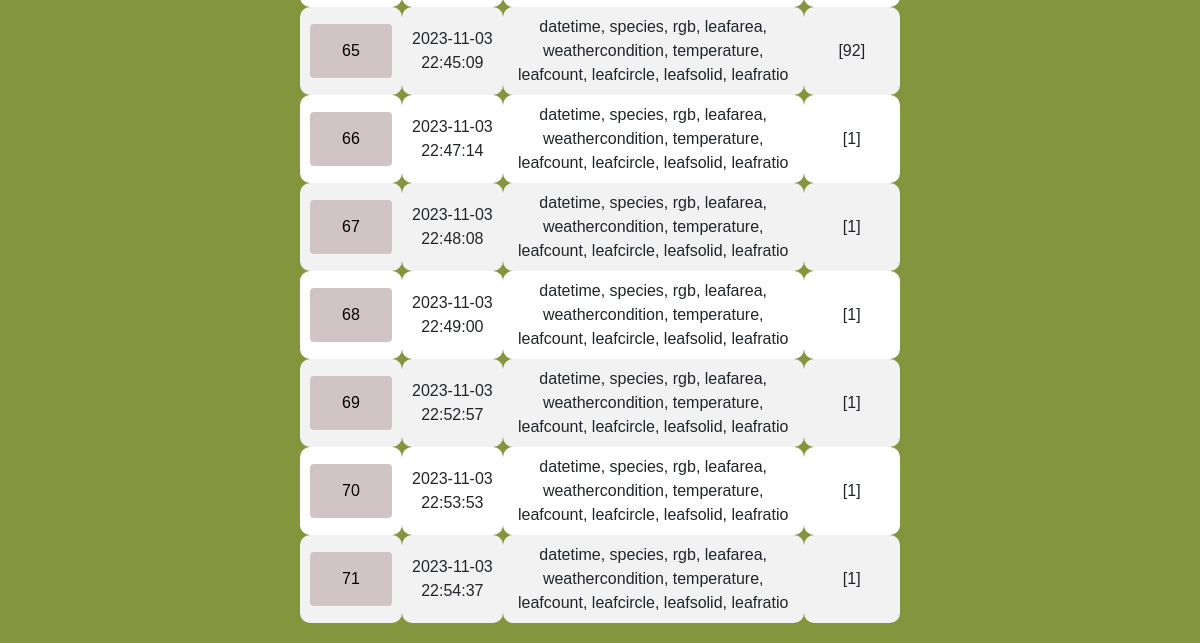
The app's page /art-entries (lower part), older data.
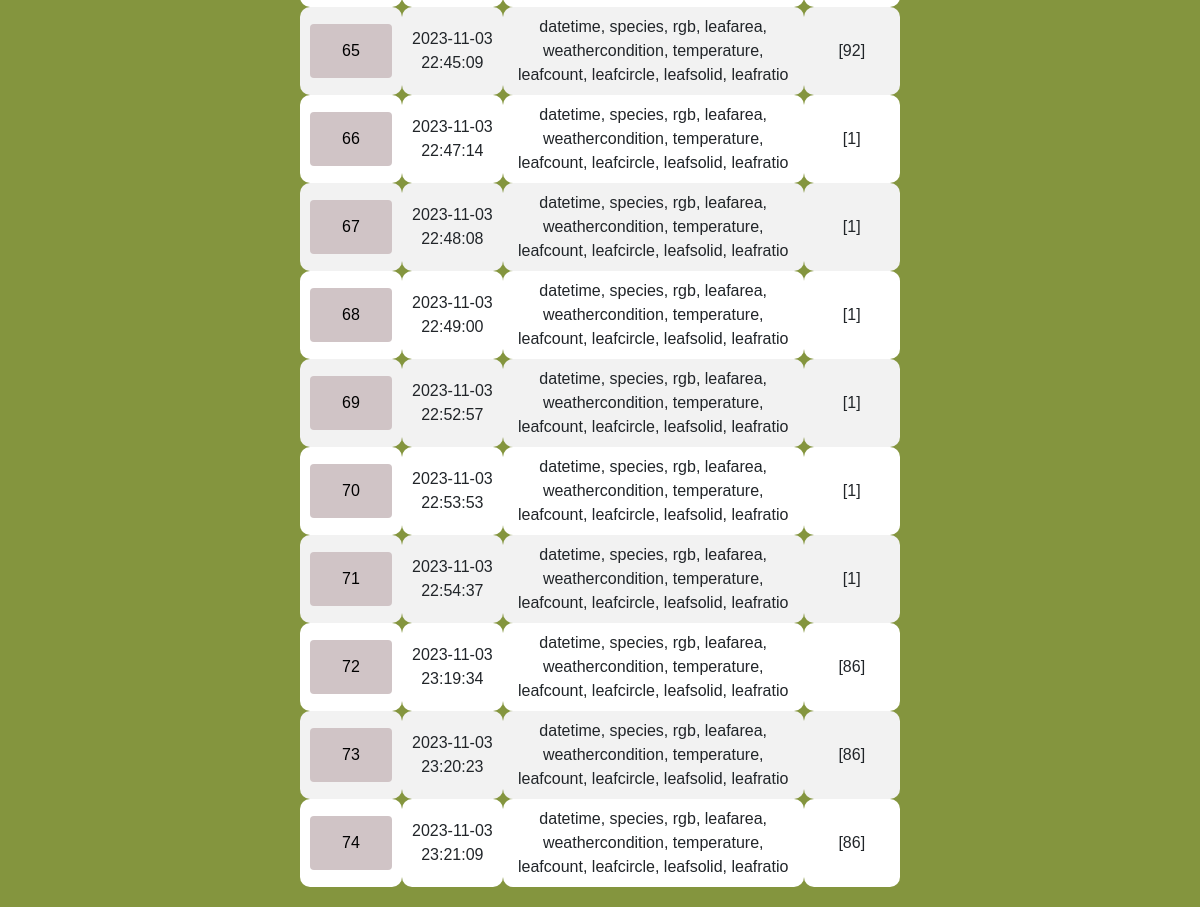
The same page, newer data.
### tables this page shows
CREATE TABLE aiArt (
        artID INTEGER PRIMARY KEY AUTOINCREMENT,
        artPrompt TEXT,
        artFilePath TEXT,
        artDate datetime,
				artDataTypes TEXT
, artPosPrompt TEXT, artNegPrompt TEXT, seed BIGINT);

### app.py (the view, shortened to what this page needs)
@app.route("/art-entries", methods=["GET", "POST"])
def artEntries():
    entries = database.get_all("aiArt")
    pEntries = [] # pEntries is the plant report entry id (the row id of Report)
    for entry in entries:
        entryRow = database.get_art_entry_row_data(entry[0])
        t = []
        for e in entryRow:
          t.append(e[1])
        pEntries.append(t)
    return render_template(
        "art-entries.html",
        title="Art Entries",
        entries=entries,
        pEntries=pEntries,
        initial_view = 1
    )

### database_interface.py (called while the page is built)
    def get_all(self, table):
        connection = sqlite3.connect("database.db")
        cursor = connection.cursor()
        sql = "SELECT * FROM " + table
        cursor.execute(sql)
        data = cursor.fetchall()
        connection.close()
        if data is not None:
            return data
        return False

    def get_art_entry_row_data(self, artID):
        connection = sqlite3.connect("database.db")
        cursor = connection.cursor()
        sql = "SELECT * FROM aiart_to_entry ate, plantEntries pe WHERE pe.entryID = ate.entryID AND artID = ?"
        cursor.execute(sql, (artID,))
        data = cursor.fetchall()
        connection.close()
        return data

### templates/art-entries.html (shortened to what this page needs)
{% extends 'layout.html' %} {% block content %}
<head>
  <link rel="stylesheet" href="https://cdnjs.cloudflare.com/ajax/libs/toastr.js/latest/toastr.min.css" />
</head>
<body>
  <main>
    {% if view_art %}
    <form class="row gx-3 gy-2 align-items-center" name="form1" method="post">
      <table>
        <tr>
          <th>ID</th>
          <th>Date Created</th>
          <th>Full Prompt</th>
          <th>Positive Prompt</th>
          <th>Negative Prompt</th>
          <th>Data Types</th>
          <th>Plant Report Entry ID</th>
          <th>Image seed</th>
          <th>Image</th>
        </tr>
        <tr>
          <td>{{ view_art }}</td>
          <td>{{ entries[3] }}</td>
          <td>{{ entries[1] }}</td>
          <td>{{ entries[5] }}</td>
          <td>{{ entries[6] }}</td>
          <td>{{ entries[4] }}</td>
          <td>{{ pEntries }}</td>
          <td>{{ entries[7] }}</td>
          <td><img src="{{ entries[2] }}"></td>
        </tr>
      </table>
      {% else %}
      <form class="row gx-3 gy-2 align-items-center" name="arts" method="POST">
        <table>
          {% set i = namespace(value=0) %} {% for entry in entries %}
          <tr>
            <td>
              <form class="col-auto text-center" method="post">
                <button name="art_id" value="{{entry[0]}}" type="submit" class="btn btn-primary">
                  {{ entry[0] }}
                </button>
              </form>
            </td>
            <td>{{ entry[3] }}</td>
            <td>{{ entry[4] }}</td>
            <td>{{ pEntries[i.value] }}</td>
          </tr>
          {% set i.value = i.value + 1 %} {% endfor %}
        </table>
      </form>
      {% endif %}
  </main>
</body>
{% endblock content %}

### templates/layout.html (shortened to what this page needs)
<!DOCTYPE html>
<html lang="en" xmlns="http://www.w3.org/1999/xhtml">
<head>
    <link href="https://cdn.jsdelivr.net/npm/bootstrap@5.1.0/dist/css/bootstrap.min.css" rel="stylesheet"
>
    <link rel="stylesheet" href="https://cdn.jsdelivr.net/npm/bootstrap-icons@1.3.0/font/bootstrap-icons.css">
    <link rel="stylesheet" href="{{url_for('static', filename='custom-style.css')}}">
    <link rel="stylesheet" href="https://cdnjs.cloudflare.com/ajax/libs/toastr.js/latest/toastr.min.css" />
</head>
<body>
    {%block content%}{%endblock content%}
</body>
</html>

### static/custom-style.css (style rules this page uses)
main { margin: auto; margin-top: 20px; }
body { background: #84953E; height: 100vh; justify-content: center; align-items: center; }

### templates/art-entries.html (style rules this page uses)
table { font-family: Arial, Helvetica, sans-serif; border-collapse: collapse; margin-left: auto; margin-right: auto; width: 80%; margin-bottom: 20px; }
tr:nth-child(even) { background-color: #f2f2f2; }
tr:nth-child(odd) { background-color: #ffffff; }
.row { margin-left: auto; margin-right: auto; width: 50%; margin-bottom: 20px; align-self: center; justify-self: auto; display: inline-flexbox; }

Row changes from the older to the newer data that the page shows:
added aiArt: artID "72", artDate "2023-11-03 23:19:34", artDataTypes "datetime, species, rgb, leafarea, weathercondition, temperature, leafcount, leafcircle, leafsolid, leafratio", pEntries "[86]"
added aiArt: artID "73", artDate "2023-11-03 23:20:23", artDataTypes "datetime, species, rgb, leafarea, weathercondition, temperature, leafcount, leafcircle, leafsolid, leafratio", pEntries "[86]"
added aiArt: artID "74", artDate "2023-11-03 23:21:09", artDataTypes "datetime, species, rgb, leafarea, weathercondition, temperature, leafcount, leafcircle, leafsolid, leafratio", pEntries "[86]"
